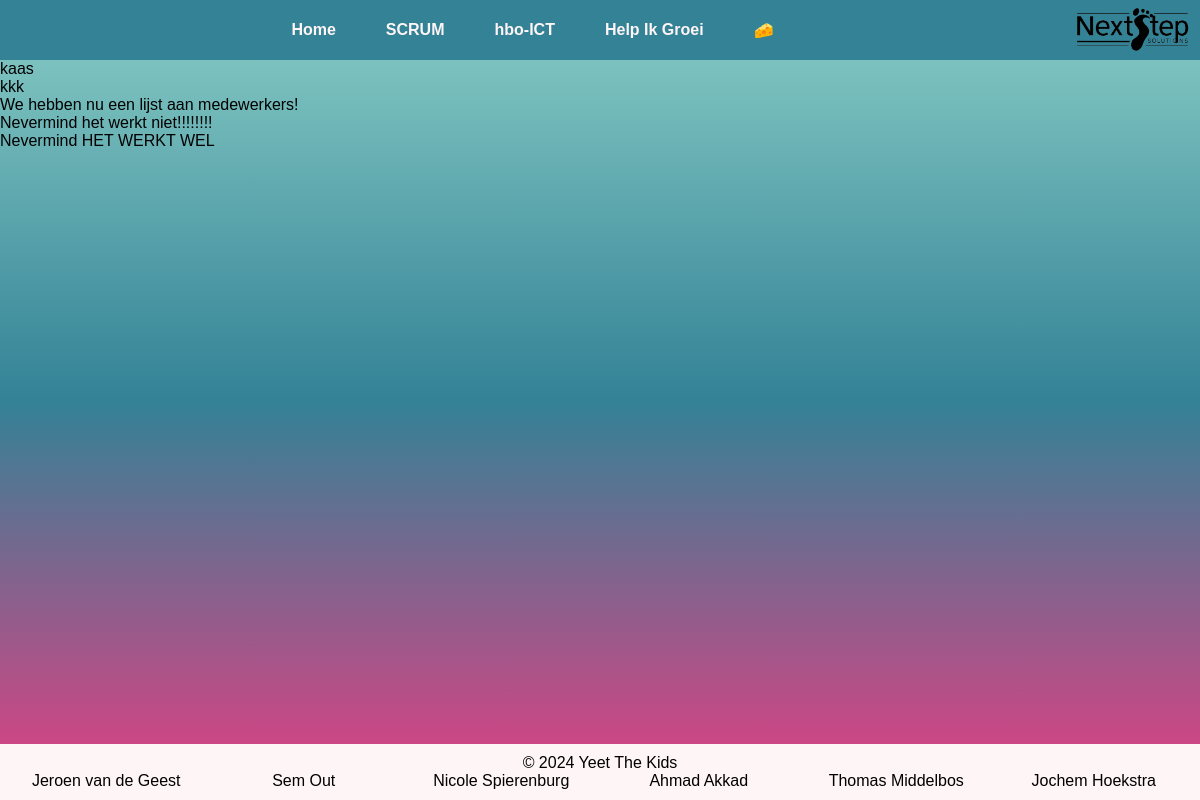
Page /announcements/ on the committed database.
### announcements/models.py (models this page shows)
class Announcement(models.Model):
    title = models.CharField(max_length=32)
    text = models.TextField()

### announcements/views.py (the view)
# urls.py: path("", views.AnnouncementListView.as_view(), name='announcements'),
class AnnouncementListView(View):
    def get(self, request):
        announcements = models.Announcement.objects.all()
        return render(request, "announcements.html", {'announcements':announcements})

### announcements/templates/announcements.html
{% extends 'core/base.html' %}
{% block content %}
<div>
    {% for announcement in announcements %}
    <div>{{ announcement.title }}</div>
    {% endfor %}
</div>
{% endblock %}

### APPYTK/static/styles.css (style rules this page uses)
:root { --yeet: #89cdc6; --the: #338296; --kids: #e43d82; --light: #fef5f7; --dark: #1a4c5d; --darker: #073b4c; --borderRadius: 18px; }
* { margin: 0; padding: 0; box-sizing: border-box; font-family: "Poppins", sans-serif; }
html { min-height: 100vh; min-width: 100vw; }
body { min-height: 100vh; height: 100%; width: 100%; background: linear-gradient(var(--yeet), var(--the), var(--kids)); display: flex; flex-direction: column; overflow-x: hidden; }

### rows in the picture
Announcement: title "kaas"
Announcement: title "kkk"
Announcement: title "We hebben nu een lijst aan medewerkers!"
Announcement: title "Nevermind het werkt niet!!!!!!!!"
Announcement: title "Nevermind HET WERKT WEL"
